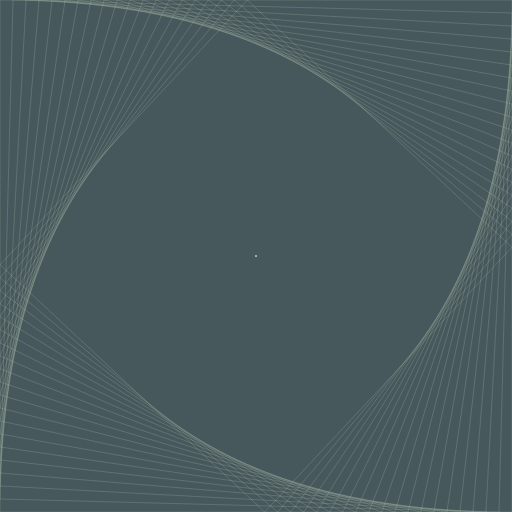
Frame 1 (no input)
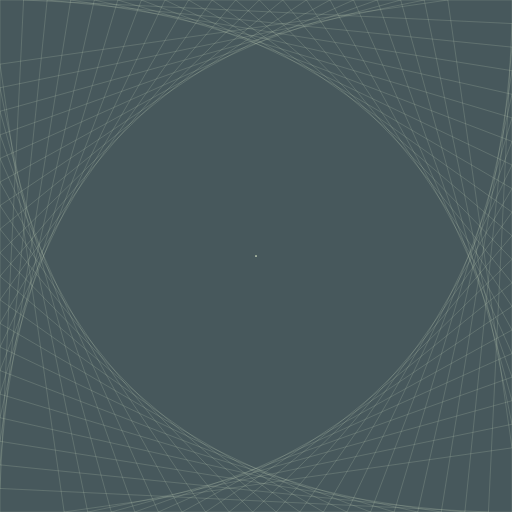
Frame 60 (no input)
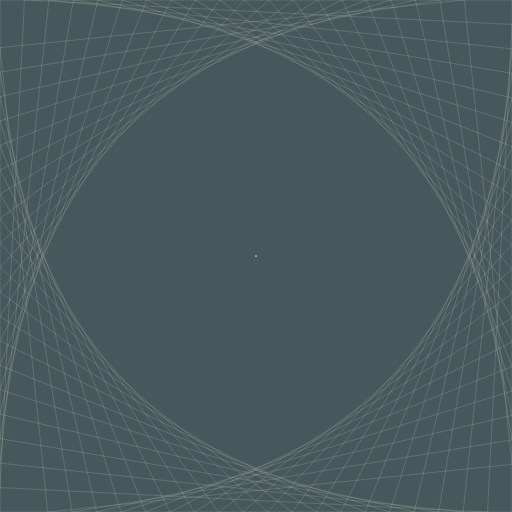
Frame 120 (the mouse pressed at the canvas centre since frame 60)

The p5.js sketch that drew these frames (run headless with seeded random() and noise() and a simulated clock; from frame 60 on, the mouse is pressed at the canvas centre):

// p5.js sketch
// ── sketch.js
const SIZE = 512;
let density = 20;
let gap = SIZE / density;

let c1, c2;

function setup() {
  createCanvas(SIZE, SIZE);
  c1 = color(71, 88, 92);
  c2 = color(200, 213, 187);
}

function draw() {
  background(c1);
  stroke(c2);
  strokeWeight(0.2);
  gap = ((sin(frameCount / 60) * 0.5 + 0.5) * SIZE) / density;
  for (let i = 0; i < density; i++) {
    line(i * gap, 0, SIZE, i * gap);
    line(SIZE, i * gap, SIZE - i * gap, SIZE);
    line(SIZE - i * gap, SIZE, 0, SIZE - i * gap);
    line(0, SIZE - i * gap, i * gap, 0);
  }
  twinkle(SIZE / 2, SIZE / 2, (frameCount / 30) % 1);
}

function twinkle(x, y, t) {
  let l = 10;
  translate(x, y);
  if (t > 0.5) {
    t -= 0.5;
    rotate(PI / 4);
  }
    line(0, 0, lerp(0, 0 + l, t * 2), 0);
    line(0, 0, lerp(0, 0 - l, t * 2), 0);
    line(0, 0, 0, lerp(0, 0 + l, t * 2));
    line(0, 0, 0, lerp(0, 0 - l, t * 2));
    strokeWeight(1);
    point(lerp(0, l, t), lerp(0, l, t));
    point(lerp(0, l, t), lerp(0, -l, t));
    point(lerp(0, -l, t), lerp(0, l, t));
    point(lerp(0, -l, t), lerp(0, -l, t));
}
